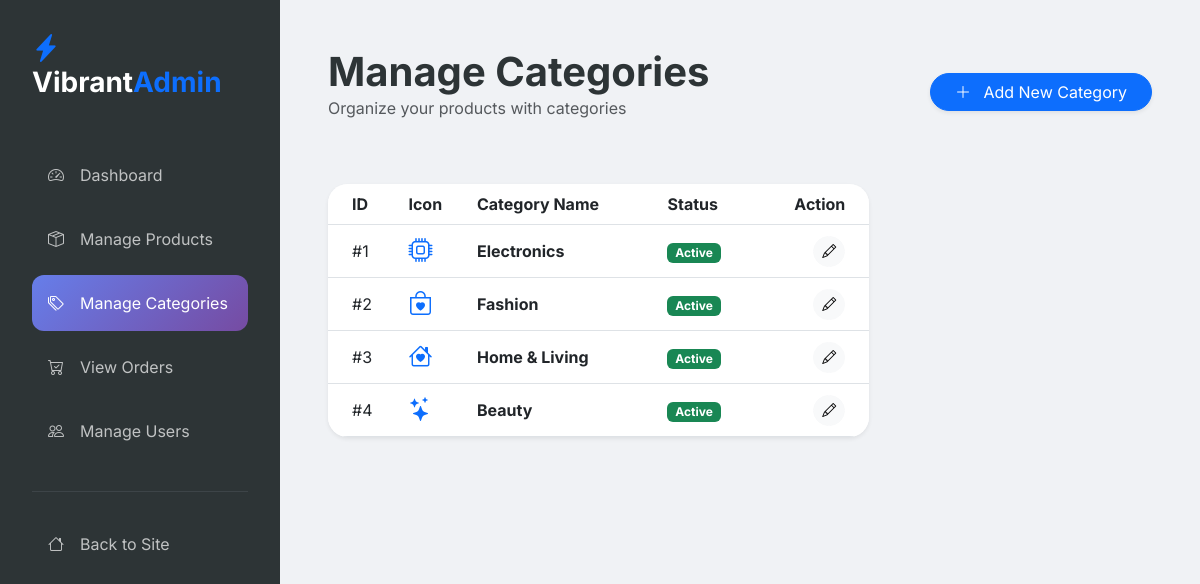
/admin/category-management.php (signed in), run on the app's committed database.
### tables this page shows
CREATE TABLE IF NOT EXISTS categories (
    id INT AUTO_INCREMENT PRIMARY KEY,
    name VARCHAR(100) NOT NULL,
    icon VARCHAR(50),
    status ENUM('active', 'inactive') DEFAULT 'active',
    updated_at TIMESTAMP DEFAULT CURRENT_TIMESTAMP ON UPDATE CURRENT_TIMESTAMP
);

### admin/category-management.php (the view, shortened to what this page needs)
<?php
require_once '../includes/db_connect.php';
$categories = mysqli_query($conn, "SELECT * FROM categories");
?>
<!DOCTYPE html>
<html lang="en">
<head>
    <link href="https://cdn.jsdelivr.net/npm/bootstrap@5.3.0/dist/css/bootstrap.min.css" rel="stylesheet">
    <link rel="stylesheet" href="https://cdn.jsdelivr.net/npm/bootstrap-icons@1.11.1/font/bootstrap-icons.css">
    <link rel="stylesheet" href="../assets/css/style.css">
</head>
<body>
<div class="admin-sidebar">
    <h3 class="fw-bold mb-5"><i class="bi bi-lightning-charge-fill text-primary"></i> Vibrant<span class="text-primary">Admin</span></h3>
    <nav class="nav flex-column">
        <a class="nav-link" href="dashboard.php"><i class="bi bi-speedometer2 me-3"></i> Dashboard</a>
        <a class="nav-link" href="manage-products.php"><i class="bi bi-box-seam me-3"></i> Manage Products</a>
        <a class="nav-link active" href="category-management.php"><i class="bi bi-tags me-3"></i> Manage Categories</a>
        <a class="nav-link" href="manage-orders.php"><i class="bi bi-cart-check me-3"></i> View Orders</a>
        <a class="nav-link" href="manage-users.php"><i class="bi bi-people me-3"></i> Manage Users</a>
        <hr class="my-4 text-secondary">
        <a class="nav-link" href="../index.php"><i class="bi bi-house me-3"></i> Back to Site</a>
    </nav>
</div>
<main class="admin-main">
    <div class="d-flex justify-content-between align-items-center mb-5">
        <div>
            <h1 class="fw-bold mb-0">Manage Categories</h1>
            <p class="text-muted">Organize your products with categories</p>
        </div>
        <button class="btn btn-primary rounded-pill px-4 shadow-sm" data-bs-toggle="modal" data-bs-target="#addCategoryModal">
            <i class="bi bi-plus-lg me-2"></i> Add New Category
        </button>
    </div>
    <div class="row">
        <div class="col-lg-8">
            <div class="card border-0 shadow-sm overflow-hidden" style="border-radius: 20px;">
                <table class="table table-hover align-middle mb-0">
                    <thead class="bg-light">
                        <tr>
                            <th class="ps-4">ID</th>
                            <th>Icon</th>
                            <th>Category Name</th>
                            <th>Status</th>
                            <th class="pe-4 text-end">Action</th>
                        </tr>
                    </thead>
                    <tbody>
                        <?php while($cat = mysqli_fetch_assoc($categories)): ?>
                        <tr>
                            <td class="ps-4">#<?php echo $cat['id']; ?></td>
                            <td><i class="bi <?php echo $cat['icon']; ?> fs-4 text-primary"></i></td>
                            <td class="fw-bold"><?php echo htmlspecialchars($cat['name']); ?></td>
                            <td>
                                <span class="badge <?php echo $cat['status'] == 'active' ? 'bg-success' : 'bg-secondary'; ?>">
                                    <?php echo ucfirst($cat['status']); ?>
                                </span>
                            </td>
                            <td class="pe-4 text-end">
                                <button class="btn btn-light btn-sm rounded-pill" onclick='editCategory(<?php echo json_encode($cat); ?>)'><i class="bi bi-pencil"></i></button>
                            </td>
                        </tr>
                        <?php endwhile; ?>
                    </tbody>
                </table>
            </div>
        </div>
    </div>
</main>
</body>
</html>

### assets/css/style.css (style rules this page uses)
:root { --primary-gradient: linear-gradient(135deg, #667eea 0%, #764ba2 100%); --secondary-gradient: linear-gradient(135deg, #ff9a9e 0%, #fecfef 99%, #fecfef 100%); --accent-color: #ff4e50; --dark-color: #2d3436; --light-color: #f8f9fa; --glass-bg: rgba(255, 255, 255, 0.8); --glass-border: rgba(255, 255, 255, 0.2); --shadow: 0 8px 32px 0 rgba(31, 38, 135, 0.15); }
body { font-family: 'Inter', sans-serif; background-color: var(--light-color); color: var(--dark-color); overflow-x: hidden; }

### admin/category-management.php (style rules this page uses)
.admin-sidebar { height: 100vh; background: var(--dark-color); color: white; padding: 2rem; position: fixed; width: 280px; }
.admin-main { margin-left: 280px; padding: 3rem; background: #f0f2f5; min-height: 100vh; }
.nav-link { color: rgba(255,255,255,0.7); padding: 1rem; border-radius: 12px; margin-bottom: 0.5rem; display: flex; align-items: center; }
.nav-link:hover, .nav-link.active { background: rgba(255,255,255,0.1); color: white; }
.nav-link.active { background: var(--primary-gradient); }

### data on the page
categories: id "1", name "Electronics", status "Active"
categories: id "2", name "Fashion", status "Active"
categories: id "3", name "Home & Living", status "Active"
categories: id "4", name "Beauty", status "Active"
